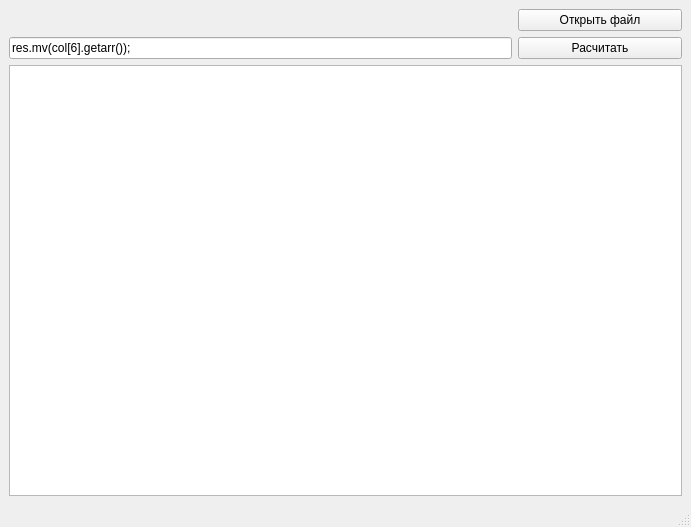
<?xml version="1.0" encoding="UTF-8"?>
<ui version="4.0">
 <class>MainWindow</class>
 <widget class="QMainWindow" name="MainWindow">
  <property name="geometry">
   <rect>
    <x>0</x>
    <y>0</y>
    <width>691</width>
    <height>527</height>
   </rect>
  </property>
  <property name="windowTitle">
   <string>MainWindow</string>
  </property>
  <widget class="QWidget" name="centralwidget">
   <layout class="QGridLayout" name="gridLayout">
    <item row="3" column="1" colspan="3">
     <widget class="QLineEdit" name="lineEdit_Reader">
      <property name="text">
       <string>res.mv(col[6].getarr());</string>
      </property>
     </widget>
    </item>
    <item row="1" column="4">
     <widget class="QPushButton" name="pushButton_OpenFile">
      <property name="text">
       <string>Открыть файл</string>
      </property>
     </widget>
    </item>
    <item row="4" column="1" colspan="4">
     <widget class="QTableView" name="tableView"/>
    </item>
    <item row="3" column="4">
     <widget class="QPushButton" name="pushButton_Calculate">
      <property name="text">
       <string>Расчитать</string>
      </property>
     </widget>
    </item>
   </layout>
  </widget>
  <widget class="QMenuBar" name="menubar">
   <property name="geometry">
    <rect>
     <x>0</x>
     <y>0</y>
     <width>691</width>
     <height>26</height>
    </rect>
   </property>
  </widget>
  <widget class="QStatusBar" name="statusbar"/>
 </widget>
 <resources/>
 <connections/>
</ui>
